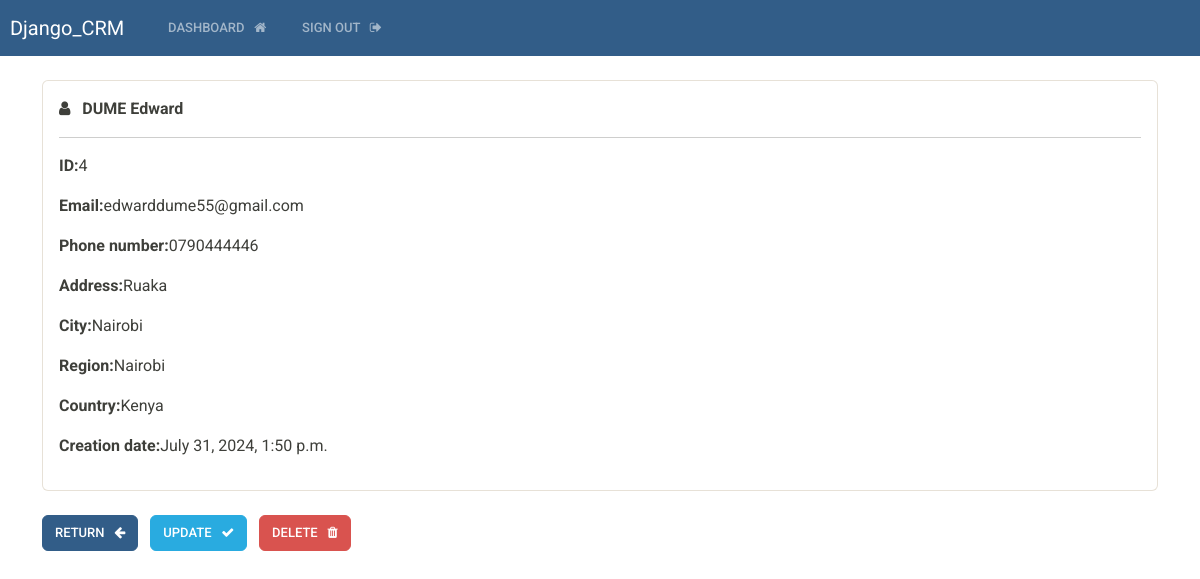
The app's page /record/4 (signed in) with its own data.
### base/models.py (models this page shows)
class Record(models.Model):
    creation_date = models.DateTimeField(auto_now_add=True)
    first_name = models.CharField(max_length=100)
    last_name = models.CharField(max_length=100)
    email = models.CharField(max_length=200)
    phone = models.CharField(max_length=30)
    address = models.CharField(max_length=100)
    city = models.CharField(max_length= 200)
    region = models.CharField(max_length=150)
    country = models.CharField(max_length=155)

### base/views.py (the view)
# urls.py: path('record/<int:pk>', views.record, name='record'),
@login_required(login_url='login')
def record(request, pk):
    all_records = Record.objects.get(id=pk)
    context={'record': all_records}
    return render (request, 'base/view_record.html', context=context)

### base/templates/base/view_record.html (shortened to what this page needs)
{% extends 'base/base.html' %}
{% block content %}
    <div class="card">
        <div class="card-body">
            <i class="fa fa-user" aria-hidden="true"></i> &nbsp;
            <strong>
                {{record.last_name|upper}}
                {{record.first_name}}
            </strong>
            <hr>
            <p><strong>ID:</strong>{{record.id}}</p>
            <p><strong>Email:</strong>{{record.email}}</p>
            <p><strong>Phone number:</strong>{{record.phone}}</p>
            <p><strong>Address:</strong>{{record.address}}</p>
            <p><strong>City:</strong>{{record.city}}</p>
            <p><strong>Region:</strong>{{record.region}}</p>
            <p><strong>Country:</strong>{{record.country}}</p>
            <p><strong>Creation date:</strong>{{record.creation_date}}</p>
        </div>
    </div>
    <br>
    <a href="{%url 'dashboard'%}" class="btn btn-primary">Return &nbsp; <i class="fa fa-arrow-left" aria-hidden="true"></i></a>
    <a href="{%url 'update_record' record.id%}" class="btn btn-info">Update  &nbsp; <i class="fa fa-check" aria-hidden="true"></i></a>
    <a href="{%url 'delete_record' record.id%}" class="btn btn-danger">Delete &nbsp; <i class="fa fa-trash" aria-hidden="true"></i></a>
{% endblock %}

### records on screen
Record: last_name "DUME", first_name "Edward", id "4", email "edwarddume55@gmail.com", phone "0790444446", address "Ruaka", city "Nairobi", region "Nairobi", country "Kenya", creation_date "July 31, 2024, 1:50 p.m."
